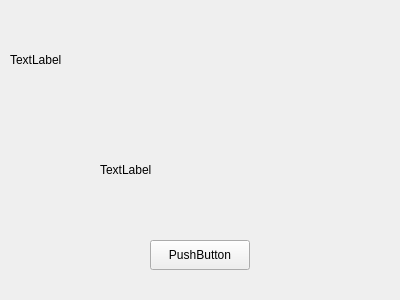
<?xml version="1.0" encoding="UTF-8"?>
<ui version="4.0">
 <class>MyDialog</class>
 <widget class="QWidget" name="MyDialog">
  <property name="geometry">
   <rect>
    <x>0</x>
    <y>0</y>
    <width>400</width>
    <height>300</height>
   </rect>
  </property>
  <property name="windowTitle">
   <string>Form</string>
  </property>
  <widget class="QPushButton" name="btn_yes">
   <property name="geometry">
    <rect>
     <x>150</x>
     <y>240</y>
     <width>100</width>
     <height>30</height>
    </rect>
   </property>
   <property name="text">
    <string>PushButton</string>
   </property>
  </widget>
  <widget class="QLabel" name="textLabel">
   <property name="geometry">
    <rect>
     <x>100</x>
     <y>120</y>
     <width>200</width>
     <height>100</height>
    </rect>
   </property>
   <property name="text">
    <string>TextLabel</string>
   </property>
  </widget>
  <widget class="QLabel" name="pixmapLabel">
   <property name="geometry">
    <rect>
     <x>10</x>
     <y>10</y>
     <width>100</width>
     <height>100</height>
    </rect>
   </property>
   <property name="text">
    <string>TextLabel</string>
   </property>
  </widget>
 </widget>
 <resources/>
 <connections/>
</ui>
